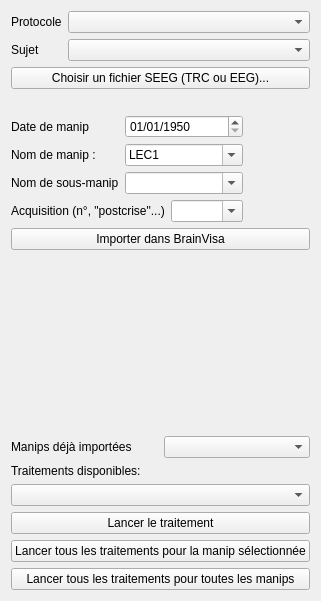
      <widget class="QWidget" name="tab_10">
       <attribute name="title">
        <string>Importation SEEG</string>
       </attribute>
       <layout class="QVBoxLayout" name="verticalLayout_13">
        <item>
         <layout class="QFormLayout" name="formLayout_6">
          <property name="labelAlignment">
           <set>Qt::AlignLeading|Qt::AlignLeft|Qt::AlignVCenter</set>
          </property>
          <item row="0" column="0">
           <widget class="QLabel" name="label_40">
            <property name="text">
             <string>Protocole</string>
            </property>
           </widget>
          </item>
          <item row="0" column="1">
           <widget class="QComboBox" name="seegProtocolCombo"/>
          </item>
          <item row="1" column="0">
           <widget class="QLabel" name="label_41">
            <property name="text">
             <string>Sujet</string>
            </property>
           </widget>
          </item>
          <item row="1" column="1">
           <widget class="QComboBox" name="seegSubjectCombo"/>
          </item>
         </layout>
        </item>
        <item>
         <widget class="QPushButton" name="chooseSeegButton">
          <property name="text">
           <string>Choisir un fichier SEEG (TRC ou EEG)...</string>
          </property>
         </widget>
        </item>
        <item>
         <widget class="QLabel" name="seegFileLabel">
          <property name="sizePolicy">
           <sizepolicy hsizetype="Ignored" vsizetype="Preferred">
            <horstretch>0</horstretch>
            <verstretch>0</verstretch>
           </sizepolicy>
          </property>
          <property name="text">
           <string/>
          </property>
          <property name="wordWrap">
           <bool>true</bool>
          </property>
          <property name="textInteractionFlags">
           <set>Qt::LinksAccessibleByMouse|Qt::TextSelectableByMouse</set>
          </property>
         </widget>
        </item>
        <item>
         <layout class="QGridLayout" name="gridLayout_3">
          <item row="0" column="0">
           <widget class="QLabel" name="label_42">
            <property name="text">
             <string>Date de manip</string>
            </property>
           </widget>
          </item>
          <item row="0" column="1" colspan="2">
           <widget class="QDateEdit" name="seegAcqDate">
            <property name="minimumDate">
             <date>
              <year>1790</year>
              <month>9</month>
              <day>14</day>
             </date>
            </property>
            <property name="displayFormat">
             <string>dd/MM/yyyy</string>
            </property>
            <property name="date">
             <date>
              <year>1950</year>
              <month>1</month>
              <day>1</day>
             </date>
            </property>
           </widget>
          </item>
          <item row="0" column="3">
           <spacer name="horizontalSpacer_24">
            <property name="orientation">
             <enum>Qt::Horizontal</enum>
            </property>
            <property name="sizeHint" stdset="0">
             <size>
              <width>40</width>
              <height>20</height>
             </size>
            </property>
           </spacer>
          </item>
          <item row="1" column="0">
           <widget class="QLabel" name="label_43">
            <property name="text">
             <string>Nom de manip :</string>
            </property>
           </widget>
          </item>
          <item row="1" column="1" colspan="2">
           <widget class="QComboBox" name="seegManipName">
            <property name="editable">
             <bool>true</bool>
            </property>
            <item>
             <property name="text">
              <string>LEC1</string>
             </property>
            </item>
            <item>
             <property name="text">
              <string>VISU</string>
             </property>
            </item>
           </widget>
          </item>
          <item row="3" column="0" colspan="2">
           <widget class="QLabel" name="label_44">
            <property name="text">
             <string>Acquisition (n°, &quot;postcrise&quot;...)</string>
            </property>
           </widget>
          </item>
          <item row="2" column="0">
           <widget class="QLabel" name="label_47">
            <property name="text">
             <string>Nom de sous-manip</string>
            </property>
           </widget>
          </item>
          <item row="2" column="1" colspan="2">
           <widget class="QComboBox" name="seegSubmanipName">
            <property name="editable">
             <bool>true</bool>
            </property>
           </widget>
          </item>
          <item row="3" column="2">
           <widget class="QComboBox" name="seegAcqCombo">
            <property name="editable">
             <bool>true</bool>
            </property>
           </widget>
          </item>
         </layout>
        </item>
        <item>
         <widget class="QPushButton" name="seegImportButton">
          <property name="text">
           <string>Importer dans BrainVisa</string>
          </property>
         </widget>
        </item>
        <item>
         <spacer name="verticalSpacer_6">
          <property name="orientation">
           <enum>Qt::Vertical</enum>
          </property>
          <property name="sizeHint" stdset="0">
           <size>
            <width>20</width>
            <height>180</height>
           </size>
          </property>
         </spacer>
        </item>
        <item>
         <layout class="QHBoxLayout" name="horizontalLayout_20">
          <item>
           <widget class="QLabel" name="label_45">
            <property name="text">
             <string>Manips déjà importées</string>
            </property>
           </widget>
          </item>
          <item>
           <widget class="QComboBox" name="seegManipsBaseCombo"/>
          </item>
         </layout>
        </item>
        <item>
         <widget class="QLabel" name="label_46">
          <property name="text">
           <string>Traitements disponibles:</string>
          </property>
         </widget>
        </item>
        <item>
         <widget class="QComboBox" name="seegAvailableProcessingCombo"/>
        </item>
        <item>
         <widget class="QPushButton" name="seegStartProcessingButton">
          <property name="text">
           <string>Lancer le traitement</string>
          </property>
         </widget>
        </item>
        <item>
         <widget class="QPushButton" name="seegStartAllProcessingButton">
          <property name="text">
           <string>Lancer tous les traitements pour la manip sélectionnée</string>
          </property>
         </widget>
        </item>
        <item>
         <widget class="QPushButton" name="seegStartAllProcessingAllManipsButton">
          <property name="text">
           <string>Lancer tous les traitements pour toutes les manips</string>
          </property>
         </widget>
        </item>
       </layout>
      </widget>
